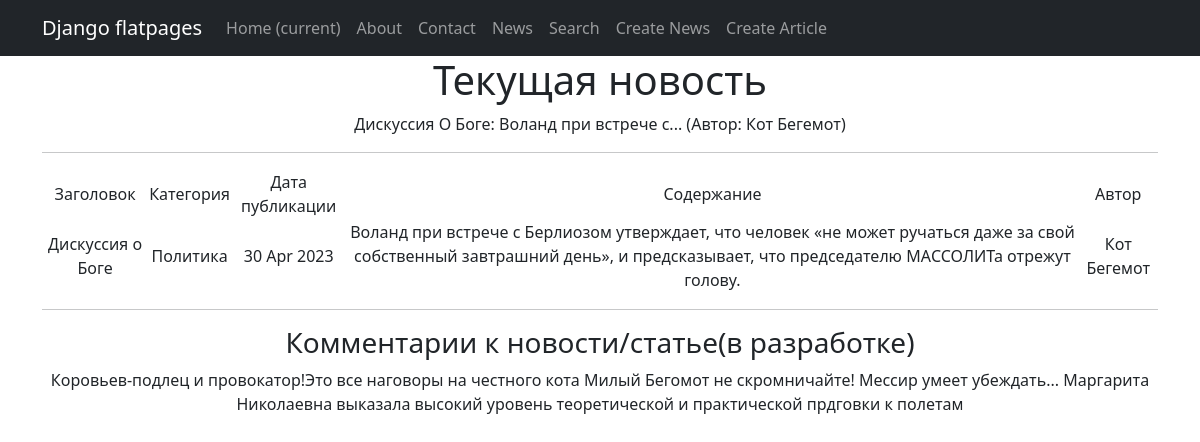
The page /news/2 on the database its author committed.
### news/models.py (models this page shows, shortened)
class Post(models.Model):
    article = 'AR'
    news = 'NW'
    POST_TYPE = [
        (article, 'Статья'),
        (news, 'Новость')
    ]
    post_type = models.CharField(max_length=2,
                                 choices=POST_TYPE)
    post_date_time = models.DateTimeField(auto_now_add=True)
    post_title = models.CharField(max_length=255)
    post_text = models.TextField()
    post_rating = models.IntegerField(default=0)
    author = models.ForeignKey('Author', on_delete=models.CASCADE)
    category = models.ManyToManyField('Category', through='PostCategory')
    def __str__(self):
        return f'{self.post_title.title()}: {self.post_text[:20]}... (Автор: {self.author})'

class Author(models.Model):
    author_rating = models.IntegerField(default=0)
    author = models.OneToOneField(User, on_delete=models.CASCADE)
    def __str__(self):
        return self.author.username

class Category(models.Model):
    category_name = models.CharField(max_length=255,
                                     unique=True)
    def __str__(self):
        return self.category_name

class Comment(models.Model):
    comment_text = models.TextField()
    comment_date_time = models.DateTimeField(auto_now_add=True)
    comment_rating = models.IntegerField(default=0)
    post = models.ForeignKey('Post', on_delete=models.CASCADE)
    user = models.ForeignKey(User, on_delete=models.CASCADE)

### news/views.py (the view)
# urls.py: path('news/<int:pk>', NewsDetail.as_view(), name='news_detail'),
class NewsDetail(DetailView):
    model = Post
    template_name = 'one_news.html'
    context_object_name = 'one_news'
    def get_context_data(self, **kwargs):
        context = super(NewsDetail, self).get_context_data(**kwargs)
        context['comments'] = Comment.objects.all()
        return context

### news/templatetags/custom_filters.py (called while the page is built)
@register.filter()
def censor(value):
    words = value.split()
    corrected_words = []
    for word in words:
        if word.lower() in restricted_words:
            word = word = list(word)[0] + ''.join([i.replace(i, "*") for i in list(word)[1:-1]]) + list(word)[-1]
            corrected_words.append(word)
        else:
            corrected_words.append(word)
    corrected_words = ' '.join(corrected_words)
    return corrected_words

### templates/one_news.html (shortened to what this page needs)
{% extends 'flatpages/default.html' %}
{% load custom_filters %}
{% block content %}
<h1> Текущая новость </h1>
{{ one_news }}
<hr>
<table>
    <tr>
        <td> Заголовок</td>
        <td> Категория</td>
        <td> Дата публикации</td>
        <td> Содержание</td>
        <td> Автор</td>
    </tr>
    <tr>
        <td> {{ one_news.post_title }}</td>
        <td>
            {% for category in one_news.category.all %}
            {{ category }}
            {% endfor %}
        </td>
        <td> {{ one_news.post_date_time|date:'d M Y' }}</td>
        <td> {{ one_news.post_text|censor }}</td>
        <td> {{ one_news.author }}</td>
    </tr>
</table>
<hr>
<h3> Комментарии к новости/статье(в разработке) </h3>
{% for item in comments %}
    {{ item.comment_text }}
{% endfor %}
{% endblock content %}

### templates/flatpages/default.html (shortened to what this page needs)
<!DOCTYPE html>
<html lang="en">
<head>
    {% load static %}
    <link href="{% static 'css/styles.css' %}" rel="stylesheet"/>
</head>
<body>
<nav class="navbar navbar-expand-lg navbar-dark bg-dark static-top">
    <div class="container">
        <a class="navbar-brand" href="#">Django flatpages</a>
        <div class="collapse navbar-collapse" id="navbarResponsive">
            <ul class="navbar-nav ml-auto">
                <li class="nav-item active">
                    <a class="nav-link" href="#">Home
                        <span class="sr-only">(current)</span>
                    </a>
                </li>
                <li class="nav-item">
                    <a class="nav-link" href="/about/">About</a>
                </li>
                <li class="nav-item">
                    <a class="nav-link" href="/contacts/">Contact</a>
                </li>
                <li class="nav-item">
                    <a class="nav-link" href="/news/">News</a>
                </li>
                <li class="nav-item">
                    <a class="nav-link" href="/news/search">Search</a>
                </li>
                <li class="nav-item">
                    <a class="nav-link" href="/news/create">Create News</a>
                </li>
                <li class="nav-item">
                    <a class="nav-link" href="/article/create">Create Article</a>
                </li>
            </ul>
        </div>
    </div>
</nav>
<div class="container">
    <div class="row">
        <div class="col-lg-12 text-center">
            {% block content %}{% endblock content %}
        </div>
    </div>
</div>
</body>
</html>

### rows shown on the page
Post: post_title+post_text+author "Дискуссия О Боге: Воланд при встрече с... (Автор: Кот Бегемот)", post_title "Дискуссия о Боге", post_date_time "30 Apr 2023", post_text|censor "Воланд при встрече с Берлиозом утверждает, что человек «не может ручаться даже за свой собственный завтрашний день», и предсказывает, что председателю МАССОЛИТа отрежут голову.", author "Кот Бегемот"
Category: category_name "Политика"
Comment: comment_text "Коровьев-подлец и провокатор!Это все наговоры на честного кота"
Comment: comment_text "Милый Бегомот не скромничайте!"
Comment: comment_text "Мессир умеет убеждать..."
Comment: comment_text "Маргарита Николаевна выказала высокий уровень теоретической и практической прдговки к полетам"
